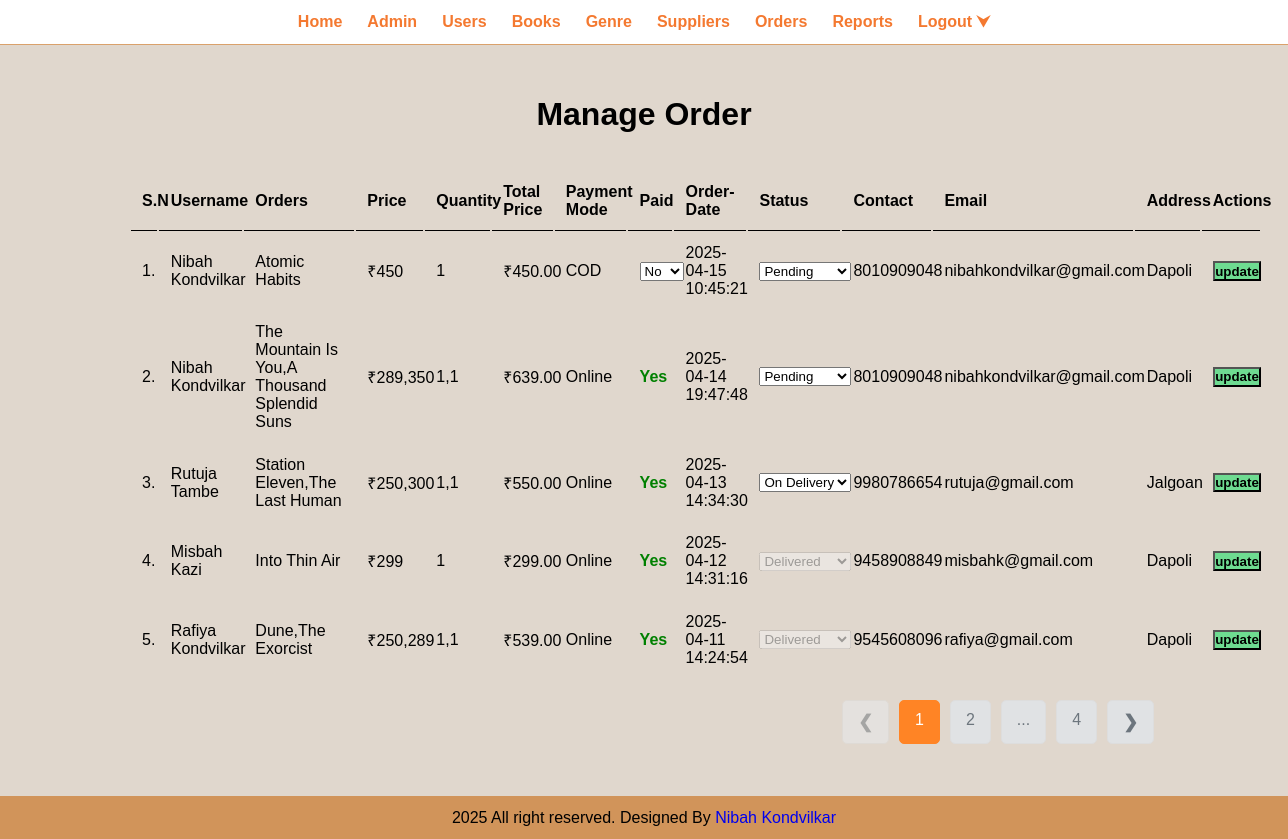
The page /admin/manage-order.php (signed in) on the database as committed earlier.
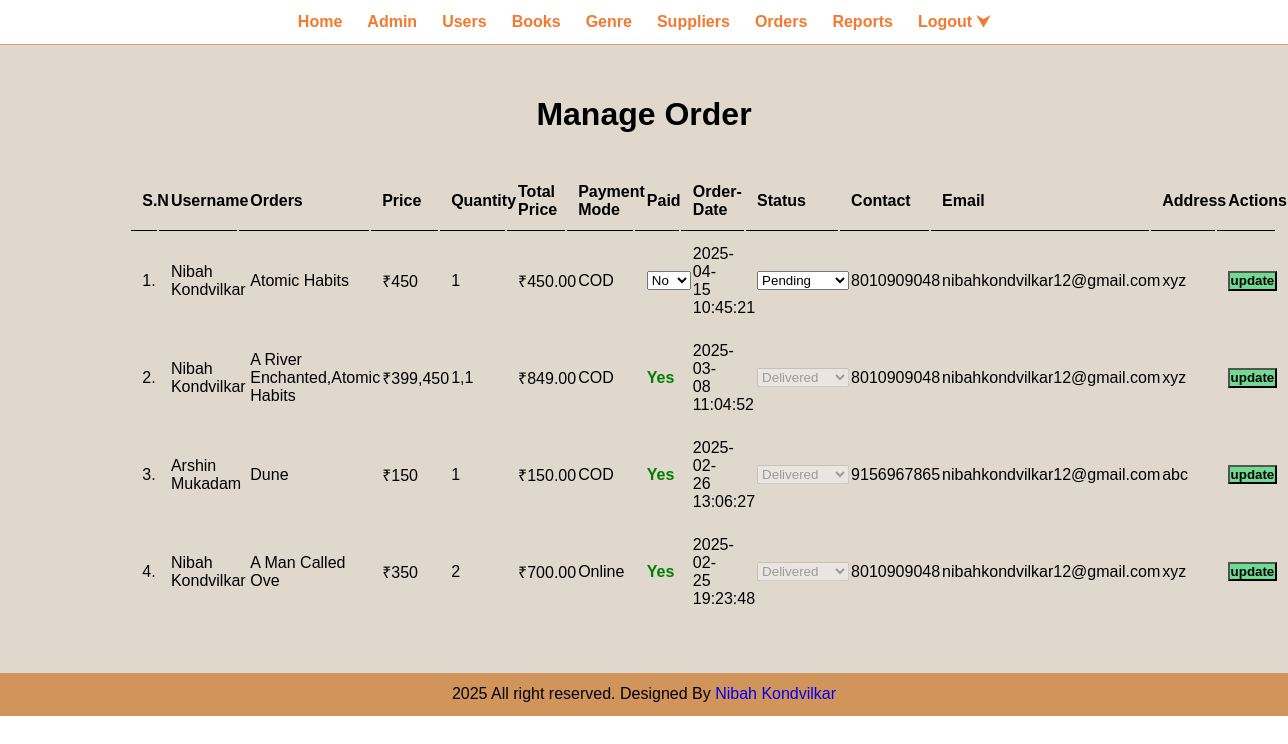
The same page on the database as committed later.
### tables this page shows
CREATE TABLE `tbl_order` (
  `id` int(10) UNSIGNED NOT NULL,
  `user_id` int(11) NOT NULL,
  `orders` varchar(150) NOT NULL,
  `price` varchar(100) NOT NULL,
  `quantity` varchar(100) NOT NULL,
  `total` decimal(10,2) NOT NULL,
  `payment_mode` varchar(100) NOT NULL,
  `paid` varchar(10) NOT NULL,
  `order_date` datetime NOT NULL,
  `status` varchar(50) NOT NULL,
  `user_name` varchar(150) NOT NULL,
  `user_contact` varchar(20) NOT NULL,
  `user_email` varchar(150) NOT NULL,
  `user_address` varchar(255) NOT NULL
);

### admin/manage-order.php (the view, shortened to what the changed rows need)
<?php include('partials/menu.php');
?>
<?php
$update_paid_sql = "UPDATE tbl_order SET paid = 'Yes' WHERE payment_mode = 'Online' AND paid != 'Yes'";
mysqli_query($conn, $update_paid_sql);
?>
<div class="main-content text-center">
    <div class="wrapper">
        <h1>Manage Order</h1>
        <br/>
        <br>
        <table class="tbl-full">
            <tr>
                <th>S.N</th>
                <th>Username</th>
                <th>Orders</th>
                <th>Price</th>
                <th>Quantity</th>
                <th>Total Price</th>
                <th>Payment Mode</th>
                <th>Paid</th>
                <th>Order-Date</th>
                <th>Status</th>
                <th>Contact</th>
                <th>Email</th>
                <th>Address</th>
                <th>Actions</th>
            </tr>
            <?php
            $limit = 5;
            $page = isset($_GET['page']) ? (int)$_GET['page'] : 1;
            $offset = ($page - 1) * $limit;
            $total_sql = "SELECT COUNT(*) AS total FROM tbl_order";
            $total_res = mysqli_query($conn, $total_sql);
            $total_row = mysqli_fetch_assoc($total_res);
            $total_orders = $total_row['total'];
            $total_pages = ceil($total_orders / $limit);
            $sql = "SELECT * FROM tbl_order ORDER BY id DESC LIMIT $limit OFFSET $offset";
            $res = mysqli_query($conn, $sql);
            $count = mysqli_num_rows($res);
            $sn = $offset + 1;
            if ($count > 0) {
                while ($row = mysqli_fetch_assoc($res)) {
                    $orders = $row['orders'];
                    $price = $row['price'];
                    $quantity = $row['quantity'];
                    $total = $row['total'];
                    $payment_mode = $row['payment_mode'];
                    $paid = $row['paid'];
                    $order_date = $row['order_date'];
                    $status = $row['status'];
                    $user_name = $row['user_name'];
                    $user_contact = $row['user_contact'];
                    $user_email = $row['user_email'];
                    $user_address = $row['user_address'];
                    ?>
                    <tr>
                        <form method="POST" action="">
                        <td><?php echo $sn++; ?>.</td>
                        <td><?php echo $user_name; ?></td>
                        <td><?php echo $orders; ?></td>
                        <td>₹<?php echo $price; ?></td>
                        <td><?php echo $quantity; ?></td>
                        <td>₹<?php echo $total; ?></td>
                        <td><?php echo $payment_mode; ?></td>
                        <td>
                         <?php if ($payment_mode == 'Online') { ?>
                          <span style="color: green; font-weight: bold;">Yes</span>
                          <?php } elseif ($payment_mode == 'COD' && $paid == 'Yes') { ?>
                           <span style="color: green; font-weight: bold;">Yes</span>
                          <?php } elseif ($payment_mode == 'COD' && $status == 'Cancelled') { ?>
                            <input type="hidden" name="paid" value="<?php echo $paid; ?>">
                            <span style="color: red; font-weight: bold;"><?php echo $paid; ?> </span>
                          <?php } else { ?>
                              <select name="paid">
                                <option value="No" <?php if ($paid == 'No') echo 'selected'; ?>>No</option>
                              </select>
                           <?php } ?>
                        </td>
                        <td><?php echo $order_date; ?></td>
                        <td>
                            <select name="status"  <?php if ($status == 'Delivered' || $status == 'Cancelled') echo 'disabled';?>>
                                <option value="Pending" <?php if ($status == 'Pending') echo 'selected'; ?>>Pending</option>
                                <option value="On Delivery" <?php if ($status == 'On Delivery') echo 'selected'; ?>>On Delivery</option>
                                <option value="Delivered" <?php if ($status == 'Delivered') echo 'selected'; ?>>Delivered</option>
                            </select>
                        </td>
                        <td><?php echo $user_contact; ?></td>
                        <td><?php echo $user_email; ?></td>
                        <td><?php echo $user_address; ?></td>
                        <td>
                            <button class="btn-secondary" name="update" type="submit"> update</button>
                        </td>
                        </form>
                    </tr>
                    <?php
                }
            } else {
                echo "<tr><td colspan='13' class='error'>Order Not Available</td></tr>";
            }
            ?>
        </table>
        <?php if ($total_pages > 1) : ?>
    <div class="pagination">
    <a href="?page=<?php echo max(1, $page - 1); ?>"
       class="prev <?php if ($page == 1) echo 'disabled'; ?>"
       <?php if ($page == 1) echo 'style="pointer-events: none; opacity: 0.5;"'; ?>>
        &#10094;
    </a>
    <a href="?page=1" class="<?php if ($page == 1) echo 'active'; ?>">1</a>
    <?php
    for ($i = max(2, $page - 1); $i <= min($page + 1, $total_pages - 1); $i++) {
        echo "<a href='?page=$i' class='" . ($i == $page ? 'active' : '') . "'>$i</a>";
    }
    ?>
    <?php if ($page < $total_pages - 2 && $total_pages > 3) : ?>
        <span>...</span>
    <?php endif; ?>
    <?php if ($total_pages > 1) : ?>
        <a href="?page=<?php echo $total_pages; ?>"
           class="<?php if ($page == $total_pages) echo 'active'; ?>">
            <?php echo $total_pages; ?>
        </a>
    <?php endif; ?>
    <a href="?page=<?php echo min($total_pages, $page + 1); ?>"
       class="next <?php if ($page == $total_pages) echo 'disabled'; ?>"
       <?php if ($page == $total_pages) echo 'style="pointer-events: none; opacity: 0.5;"'; ?>>
        &#10095;
    </a>
</div>
<?php endif; ?>
</div>
</div>
<?php include('partials/footer.php'); ?>

Rows that differ between the two databases and show on the page:
removed tbl_order: user_name "Nibah Kondvilkar", orders "Atomic Habits", price "450", quantity "1", total "450.00", payment_mode "COD", paid "No", order_date "2025-04-15 10:45:21", status "Pending", user_contact "8010909048", user_email "nibahkondvilkar@gmail.com", user_address "Dapoli"
removed tbl_order: user_name "Nibah Kondvilkar", orders "The Mountain Is You,A Thousand Splendid Suns", price "289,350", quantity "1,1", total "639.00", payment_mode "Online", shows "Yes", order_date "2025-04-14 19:47:48", status "Pending", user_contact "8010909048", user_email "nibahkondvilkar@gmail.com", user_address "Dapoli"
removed tbl_order: user_name "Rutuja Tambe", orders "Station Eleven,The Last Human", price "250,300", quantity "1,1", total "550.00", payment_mode "Online", shows "Yes", order_date "2025-04-13 14:34:30", status "On Delivery", user_contact "9980786654", user_email "rutuja@gmail.com", user_address "Jalgoan"
removed tbl_order: user_name "Misbah Kazi", orders "Into Thin Air", price "299", quantity "1", total "299.00", payment_mode "Online", shows "Yes", order_date "2025-04-12 14:31:16", status "Delivered", user_contact "9458908849", user_email "misbahk@gmail.com", user_address "Dapoli"
removed tbl_order: user_name "Rafiya Kondvilkar", orders "Dune,The Exorcist", price "250,289", quantity "1,1", total "539.00", payment_mode "Online", shows "Yes", order_date "2025-04-11 14:24:54", status "Delivered", user_contact "9545608096", user_email "rafiya@gmail.com", user_address "Dapoli"
added tbl_order: user_name "Nibah Kondvilkar", orders "Atomic Habits", price "450", quantity "1", total "450.00", payment_mode "COD", paid "No", order_date "2025-04-15 10:45:21", status "Pending", user_contact "8010909048", user_email "nibahkondvilkar12@gmail.com", user_address "xyz"
now on this page (row edited): tbl_order: user_name "Nibah Kondvilkar", orders "A River Enchanted,Atomic Habits", price "399,450", quantity "1,1", total "849.00", payment_mode "COD", paid "Yes", order_date "2025-03-08 11:04:52", status "Delivered", user_contact "8010909048", user_email "nibahkondvilkar12@gmail.com", user_address "xyz"
added tbl_order: user_name "Arshin Mukadam", orders "Dune", price "150", quantity "1", total "150.00", payment_mode "COD", paid "Yes", order_date "2025-02-26 13:06:27", status "Delivered", user_contact "9156967865", user_email "nibahkondvilkar12@gmail.com", user_address "abc"
added tbl_order: user_name "Nibah Kondvilkar", orders "A Man Called Ove", price "350", quantity "2", total "700.00", payment_mode "Online", shows "Yes", order_date "2025-02-25 19:23:48", status "Delivered", user_contact "8010909048", user_email "nibahkondvilkar12@gmail.com", user_address "xyz"
Other text that changed with them:
$total_pages: "4" → (not shown)
text no longer shown: "❮ 1 ... ❯"
list line gone: "2"
